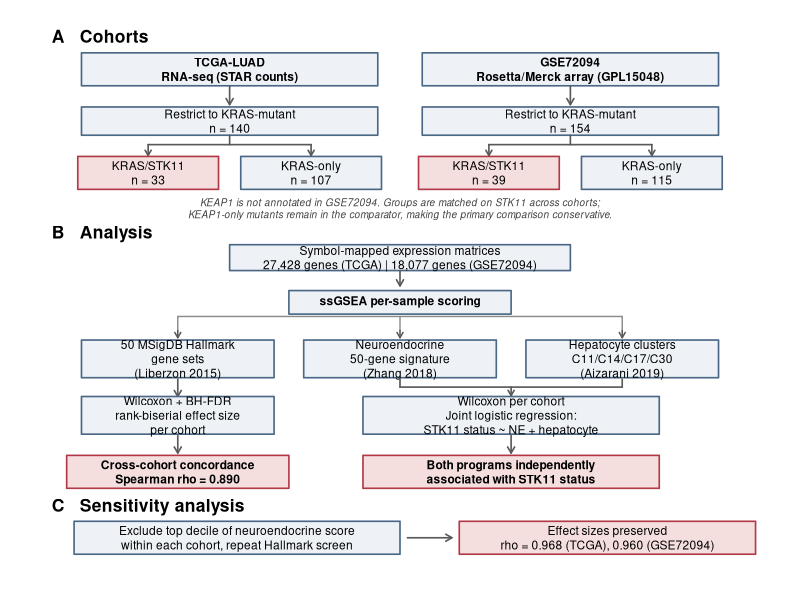

R code for this plot:
####################################################################
# Study design schematic (draft)
#
# A blueprint for the final figure. Base R graphics will not match a
# BioRender or Inkscape version aesthetically — this exists to fix the
# layout, wording and numbers before rebuilding it properly.
#
# Output: fig1_study_design.png
####################################################################

png("fig1_study_design.png", width = 2200, height = 2600, res = 220)
par(mar = c(0, 0, 0, 0))
plot(NA, xlim = c(0, 100), ylim = c(0, 118), axes = FALSE, xlab = "", ylab = "")

box_fill   <- "#EEF2F7"
box_border <- "#4A6785"
accent     <- "#B23A48"

draw_box <- function(x, y, w, h, label, fill = box_fill,
                     border = box_border, cex = 0.72, font = 1) {
  rect(x - w/2, y - h/2, x + w/2, y + h/2,
       col = fill, border = border, lwd = 1.6)
  text(x, y, label, cex = cex, font = font)
}

arrow_down <- function(x, y0, y1, lab = NULL) {
  arrows(x, y0, x, y1, length = 0.07, lwd = 1.6, col = "grey35")
  if (!is.null(lab)) text(x + 1.2, (y0 + y1)/2, lab, cex = 0.6,
                          col = "grey30", adj = 0)
}

panel_label <- function(x, y, txt) {
  text(x, y, txt, cex = 1.05, font = 2, adj = 0)
}

# ---------------- Panel A: cohorts ----------------
panel_label(3, 115, "A   Cohorts")

draw_box(27, 108, 40, 7,
         "TCGA-LUAD\nRNA-seq (STAR counts)", font = 2)
draw_box(73, 108, 40, 7,
         "GSE72094\nRosetta/Merck array (GPL15048)", font = 2)

arrow_down(27, 104.5, 100.5); arrow_down(73, 104.5, 100.5)

draw_box(27, 97, 40, 6, "Restrict to KRAS-mutant\nn = 140")
draw_box(73, 97, 40, 6, "Restrict to KRAS-mutant\nn = 154")

# fork from each cohort box into its two groups
segments(27, 94, 27, 92, col = "grey35", lwd = 1.6)
segments(16, 92, 38, 92, col = "grey35", lwd = 1.6)
arrows(16, 92, 16, 89.7, length = 0.06, lwd = 1.6, col = "grey35")
arrows(38, 92, 38, 89.7, length = 0.06, lwd = 1.6, col = "grey35")

segments(73, 94, 73, 92, col = "grey35", lwd = 1.6)
segments(62, 92, 84, 92, col = "grey35", lwd = 1.6)
arrows(62, 92, 62, 89.7, length = 0.06, lwd = 1.6, col = "grey35")
arrows(84, 92, 84, 89.7, length = 0.06, lwd = 1.6, col = "grey35")

draw_box(16, 86, 19, 7, "KRAS/STK11\nn = 33", fill = "#F5DEDE", border = accent)
draw_box(38, 86, 19, 7, "KRAS-only\nn = 107")
draw_box(62, 86, 19, 7, "KRAS/STK11\nn = 39", fill = "#F5DEDE", border = accent)
draw_box(84, 86, 19, 7, "KRAS-only\nn = 115")

text(50, 78.5,
     "KEAP1 is not annotated in GSE72094. Groups are matched on STK11 across cohorts;\nKEAP1-only mutants remain in the comparator, making the primary comparison conservative.",
     cex = 0.6, col = "grey25", font = 3)

# ---------------- Panel B: analysis ----------------
panel_label(3, 73, "B   Analysis")

draw_box(50, 68, 46, 5.5,
         "Symbol-mapped expression matrices\n27,428 genes (TCGA) | 18,077 genes (GSE72094)")
arrow_down(50, 65.2, 62)

draw_box(50, 58.5, 30, 5, "ssGSEA per-sample scoring", font = 2)

segments(20, 55.5, 80, 55.5, col = "grey55", lwd = 1.4)
segments(20, 55.5, 20, 52.5, col = "grey55", lwd = 1.4)
segments(50, 55.5, 50, 52.5, col = "grey55", lwd = 1.4)
segments(80, 55.5, 80, 52.5, col = "grey55", lwd = 1.4)
arrows(20, 52.5, 20, 51, length = 0.06, lwd = 1.5, col = "grey35")
arrows(50, 52.5, 50, 51, length = 0.06, lwd = 1.5, col = "grey35")
arrows(80, 52.5, 80, 51, length = 0.06, lwd = 1.5, col = "grey35")

draw_box(20, 46.5, 26, 8,
         "50 MSigDB Hallmark\ngene sets\n(Liberzon 2015)")
draw_box(50, 46.5, 26, 8,
         "Neuroendocrine\n50-gene signature\n(Zhang 2018)")
draw_box(80, 46.5, 26, 8,
         "Hepatocyte clusters\nC11/C14/C17/C30\n(Aizarani 2019)")

arrow_down(20, 42.2, 38.5)

# NE and hepatocyte branches converge on the shared testing box
segments(50, 42.2, 50, 40.5, col = "grey35", lwd = 1.6)
segments(80, 42.2, 80, 40.5, col = "grey35", lwd = 1.6)
segments(50, 40.5, 80, 40.5, col = "grey35", lwd = 1.6)
arrows(65, 40.5, 65, 38.7, length = 0.06, lwd = 1.6, col = "grey35")

draw_box(20, 34.5, 26, 8,
         "Wilcoxon + BH-FDR\nrank-biserial effect size\nper cohort")
draw_box(65, 34.5, 40, 8,
         "Wilcoxon per cohort\nJoint logistic regression:\nSTK11 status ~ NE + hepatocyte")

arrow_down(20, 30.2, 26.5); arrow_down(65, 30.2, 26.5)

draw_box(20, 22.5, 30, 7,
         "Cross-cohort concordance\nSpearman rho = 0.890",
         fill = "#F5DEDE", border = accent, font = 2)
draw_box(65, 22.5, 40, 7,
         "Both programs independently\nassociated with STK11 status",
         fill = "#F5DEDE", border = accent, font = 2)

# ---------------- Panel C: sensitivity ----------------
panel_label(3, 15, "C   Sensitivity analysis")

draw_box(28, 8.5, 44, 7,
         "Exclude top decile of neuroendocrine score\nwithin each cohort, repeat Hallmark screen")
arrows(51, 8.5, 57, 8.5, length = 0.07, lwd = 1.6, col = "grey35")
draw_box(78, 8.5, 40, 7,
         "Effect sizes preserved\nrho = 0.968 (TCGA), 0.960 (GSE72094)",
         fill = "#F5DEDE", border = accent)

dev.off()
cat("saved fig1_study_design.png\n")
